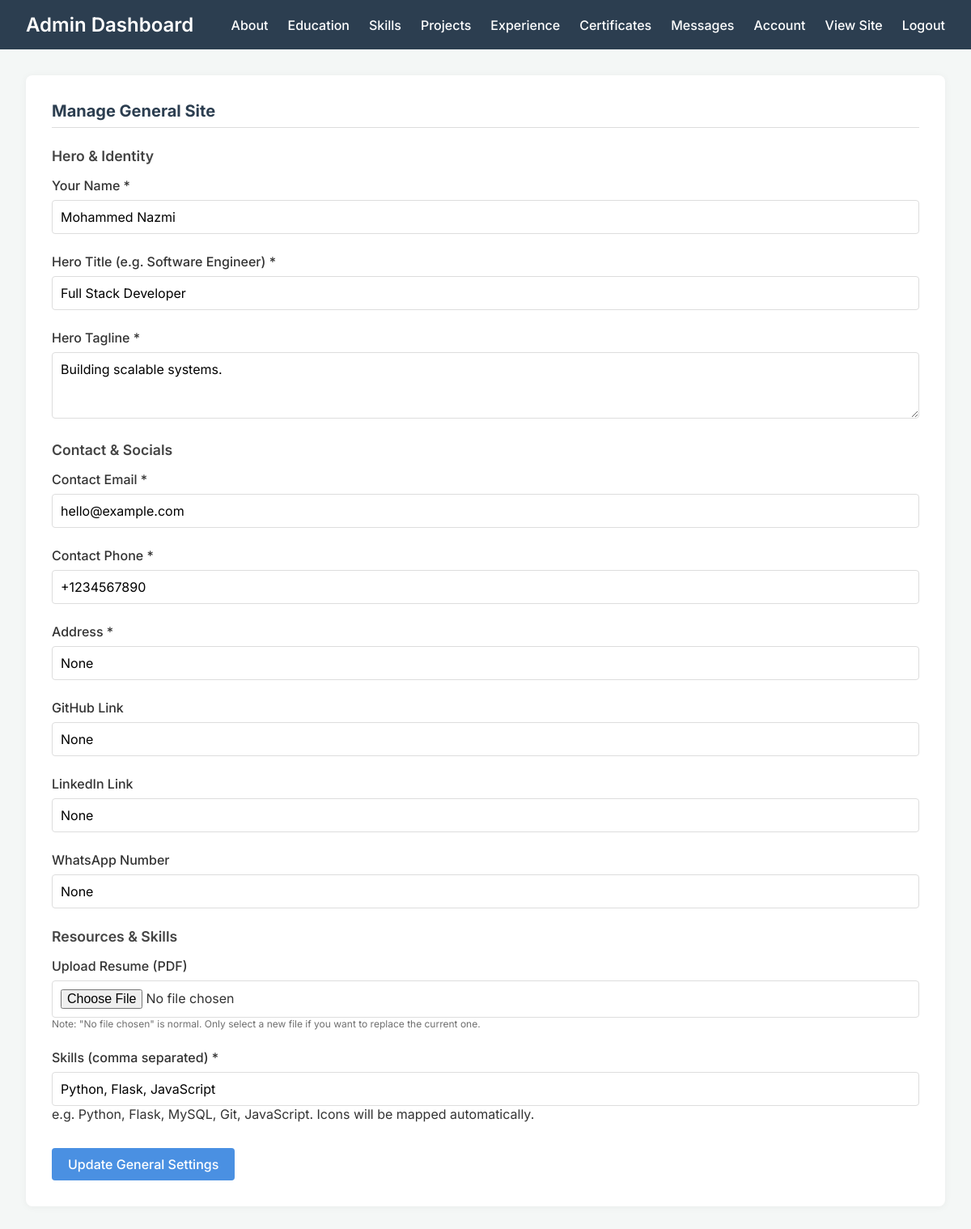
The page /admin/dashboard (signed in) on the database its author committed.
### models/models.py (models this page shows, shortened)
class SiteContent(db.Model):
    __tablename__ = 'site_content'
    id = db.Column(db.Integer, primary_key=True)
    name = db.Column(db.String(100), nullable=False)
    title = db.Column(db.String(200), nullable=False)
    tagline = db.Column(db.Text, nullable=False)
    about = db.Column(db.Text, nullable=False)
    about_title = db.Column(db.String(200), nullable=True)
    about_subtitle = db.Column(db.String(100), nullable=True)
    about_initials = db.Column(db.String(10), nullable=True)
    looking_for_1 = db.Column(db.String(100), nullable=True)
    looking_for_2 = db.Column(db.String(100), nullable=True)
    stat1_value = db.Column(db.String(50), nullable=True)
    stat1_label = db.Column(db.String(50), nullable=True)
    stat2_value = db.Column(db.String(50), nullable=True)
    stat2_label = db.Column(db.String(50), nullable=True)
    stat3_value = db.Column(db.String(50), nullable=True)
    stat3_label = db.Column(db.String(50), nullable=True)
    section1_title = db.Column(db.String(100), nullable=True)
    section1_desc = db.Column(db.Text, nullable=True)
    section2_title = db.Column(db.String(100), nullable=True)
    section2_desc = db.Column(db.Text, nullable=True)
    section3_title = db.Column(db.String(100), nullable=True)
    section3_desc = db.Column(db.Text, nullable=True)
    email = db.Column(db.String(120), nullable=False)
    phone = db.Column(db.String(50), nullable=False)
    skills = db.Column(db.Text, nullable=False) # Comma-separated
    github_link = db.Column(db.String(255), nullable=True)
    linkedin_link = db.Column(db.String(255), nullable=True)
    whatsapp = db.Column(db.String(50), nullable=True)
    address = db.Column(db.String(255), nullable=True)
    resume_url = db.Column(db.Text, nullable=True)
    updated_at = db.Column(db.DateTime, default=datetime.utcnow, onupdate=datetime.utcnow)

### routes/admin.py (the view, shortened to what this page needs)
@admin_bp.route('/dashboard', methods=['GET', 'POST'])
@login_required
def dashboard():
    site = SiteContent.query.first()
    return render_template('admin/site_settings.html', site=site)

### routes/admin.py (called while the page is built)
def login_required(f):
    @wraps(f)
    def decorated_function(*args, **kwargs):
        if 'admin_logged_in' not in session:
            return redirect(url_for('admin.login'))
        return f(*args, **kwargs)
    return decorated_function

### templates/admin/site_settings.html (shortened to what this page needs)
{% extends 'admin/base_admin.html' %}
{% block content %}
<div class="admin-card">
    <div class="card-header">
        <h2>Manage General Site</h2>
    </div>
    <form method="POST" class="admin-form" enctype="multipart/form-data">
        <div class="form-section">
            <h3 class="section-title">Hero & Identity</h3>
            <div class="form-group">
                <label for="name">Your Name *</label>
                <input type="text" id="name" name="name" value="{{ site.name if site else '' }}" required>
            </div>
            <div class="form-group">
                <label for="title">Hero Title (e.g. Software Engineer) *</label>
                <input type="text" id="title" name="title" value="{{ site.title if site else '' }}" required>
            </div>
            <div class="form-group">
                <label for="tagline">Hero Tagline *</label>
                <textarea id="tagline" name="tagline" rows="3" required>{{ site.tagline if site else '' }}</textarea>
            </div>
        </div>
        <div class="form-section">
            <h3 class="section-title">Contact & Socials</h3>
            <div class="form-group">
                <label for="email">Contact Email *</label>
                <input type="email" id="email" name="email" value="{{ site.email if site else '' }}" required>
            </div>
            <div class="form-group">
                <label for="phone">Contact Phone *</label>
                <input type="text" id="phone" name="phone" value="{{ site.phone if site else '' }}" required>
            </div>
            <div class="form-group">
                <label for="address">Address *</label>
                <input type="text" id="address" name="address" value="{{ site.address if site else '' }}" required>
            </div>
            <div class="form-group">
                <label for="github_link">GitHub Link</label>
                <input type="url" id="github_link" name="github_link" value="{{ site.github_link if site else '' }}" placeholder="https://github.com/yourusername">
            </div>
            <div class="form-group">
                <label for="linkedin_link">LinkedIn Link</label>
                <input type="url" id="linkedin_link" name="linkedin_link" value="{{ site.linkedin_link if site else '' }}" placeholder="https://linkedin.com/in/yourusername">
            </div>
            <div class="form-group">
                <label for="whatsapp">WhatsApp Number</label>
                <input type="text" id="whatsapp" name="whatsapp" value="{{ site.whatsapp if site else '' }}" placeholder="+1234567890">
            </div>
        </div>
        <div class="form-section">
            <h3 class="section-title">Resources & Skills</h3>
            <div class="form-group">
                <label for="resume_file">Upload Resume (PDF)</label>
                <div class="file-upload-wrapper" style="display: flex; align-items: center; gap: 10px;">
                    <input type="file" id="resume_file" name="resume_file" accept=".pdf">
                </div>
                <p class="help-text" style="font-size: 0.75rem; opacity: 0.7;">Note: "No file chosen" is normal. Only select a new file if you want to replace the current one.</p>
            </div>
            <div class="form-group">
                <label for="skills">Skills (comma separated) *</label>
                <input type="text" id="skills" name="skills" value="{{ site.skills if site else '' }}" required>
                <p class="help-text">e.g. Python, Flask, MySQL, Git, JavaScript. Icons will be mapped automatically.</p>
            </div>
        </div>
        <div class="form-actions">
            <button type="submit" class="btn btn-primary">Update General Settings</button>
        </div>
    </form>
</div>
{% endblock %}

### static/css/admin.css (style rules this page uses)
:root { --bg-color: #f4f7f6; --text-color: #333; --primary-color: #4a90e2; --primary-hover: #357abd; --danger-color: #e74c3c; --danger-hover: #c0392b; --success-color: #2ecc71; --success-hover: #27ae60; --white: #ffffff; --border-color: #ddd; }
* { margin: 0; padding: 0; box-sizing: border-box; font-family: 'Inter', sans-serif; }
body { background-color: var(--bg-color); color: var(--text-color); }
h2 { color: #2c3e50; margin-bottom: 20px; }
.btn { display: inline-block; padding: 10px 20px; border: none; border-radius: 4px; cursor: pointer; font-size: 1rem; font-weight: 500; text-decoration: none; text-align: center; transition: background-color 0.3s ease; }
.btn-primary { background-color: var(--primary-color); color: var(--white); }
.form-group { margin-bottom: 1.5rem; }
.form-group label { display: block; margin-bottom: 0.5rem; font-weight: 500; }
.form-group input, .form-group textarea { width: 100%; padding: 10px; border: 1px solid var(--border-color); border-radius: 4px; font-size: 1rem; }
.admin-card { background: var(--white); padding: 2rem; border-radius: 8px; box-shadow: 0 1px 10px rgba(0, 0, 0, 0.05); margin-bottom: 2rem; }
.card-header { margin-bottom: 1.5rem; border-bottom: 1px solid var(--border-color); padding-bottom: 0.5rem; }
.card-header h2 { margin-bottom: 0; font-size: 1.25rem; }
.section-title { font-size: 1.1rem; color: #444; margin-bottom: 1rem; font-weight: 600; }
.form-actions { margin-top: 2rem; display: flex; justify-content: flex-start; }

### rows shown on the page
SiteContent: name "Mohammed Nazmi", title "Full Stack Developer", tagline "Building scalable systems.", email "hello@example.com", phone "+1234567890", address "None", github_link "None", linkedin_link "None", whatsapp "None", skills "Python, Flask, JavaScript"
